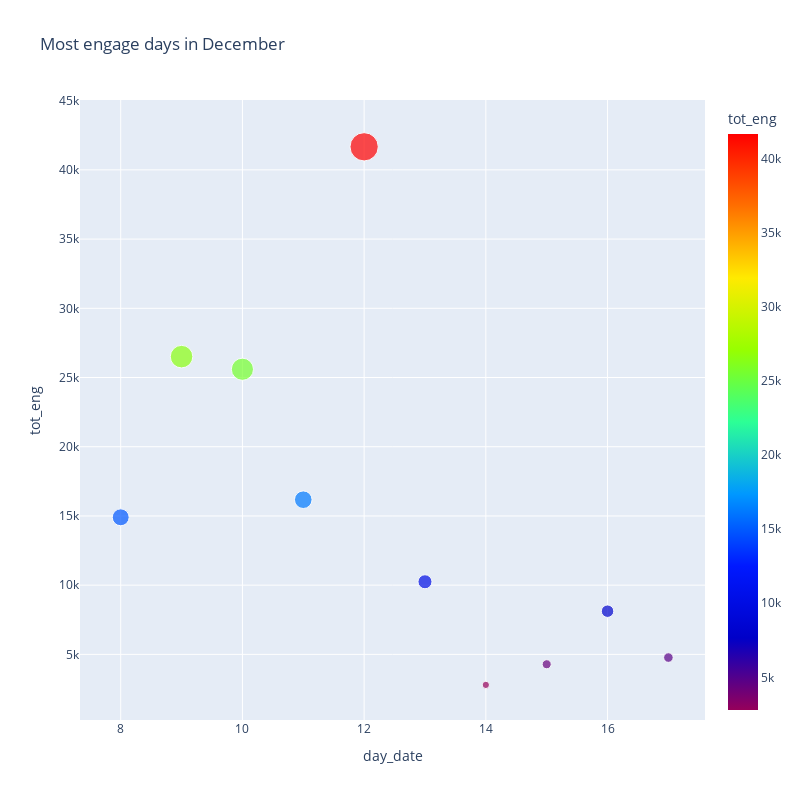

Here is the notebook cell this chart was saved with:
### Markdown cell above
### **Report**: 
>The chart report 10 days engagement and top 5 location of the tweet from the 8th day to the 17th day of Decemeber, observed from the chart was the high engagement 
by twitter user in England, and least engagement comes from Ireland twitter usee at the respective days. this align with the tweet count chart by location where England record the highest tweet 
most engage was recorded at the 12th day, this contradict the report of tweet trend with time.

### Code cell
#Daily Engagement
dec_eng = locatn.groupby('day_date',as_index= False).agg({'tot_eng':'sum'})
#Chart 
fig = px.scatter(dec_eng,
                 x='day_date',
                 y='tot_eng',
                 color_continuous_scale='Rainbow',
                 color='tot_eng',
                 size='tot_eng',
                 width=800, 
                 height=800,
                 title='Most engage days in December')
fig.show()

### Figure 1 — Plotly figure (JSON) as saved in the notebook; plotly's stock layout.template omitted (floating-point values rounded to 4 significant figures)
{"data": [{"hovertemplate": "day_date=%{x}<br>tot_eng=%{marker.color}<extra></extra>", "legendgroup": "", "marker": {"color": [14902, 26508, 25597, 16173, 41666, 10245, 2794, 4285, 8119, 4770], "coloraxis": "coloraxis", "size": [14902, 26508, 25597, 16173, 41666, 10245, 2794, 4285, 8119, 4770], "sizemode": "area", "sizeref": 104.2, "symbol": "circle"}, "mode": "markers", "name": "", "orientation": "v", "showlegend": false, "type": "scatter", "x": [8, 9, 10, 11, 12, 13, 14, 15, 16, 17], "xaxis": "x", "y": [14902, 26508, 25597, 16173, 41666, 10245, 2794, 4285, 8119, 4770], "yaxis": "y"}], "layout": {"coloraxis": {"colorbar": {"title": {"text": "tot_eng"}}, "colorscale": [[0, "rgb(150,0,90)"], [0.125, "rgb(0,0,200)"], [0.25, "rgb(0,25,255)"], [0.375, "rgb(0,152,255)"], [0.5, "rgb(44,255,150)"], [0.625, "rgb(151,255,0)"], [0.75, "rgb(255,234,0)"], [0.875, "rgb(255,111,0)"], [1, "rgb(255,0,0)"]]}, "height": 800, "legend": {"itemsizing": "constant", "tracegroupgap": 0}, "title": {"text": "Most engage days in December"}, "width": 800, "xaxis": {"anchor": "y", "domain": [0, 1], "title": {"text": "day_date"}}, "yaxis": {"anchor": "x", "domain": [0, 1], "title": {"text": "tot_eng"}}}}
